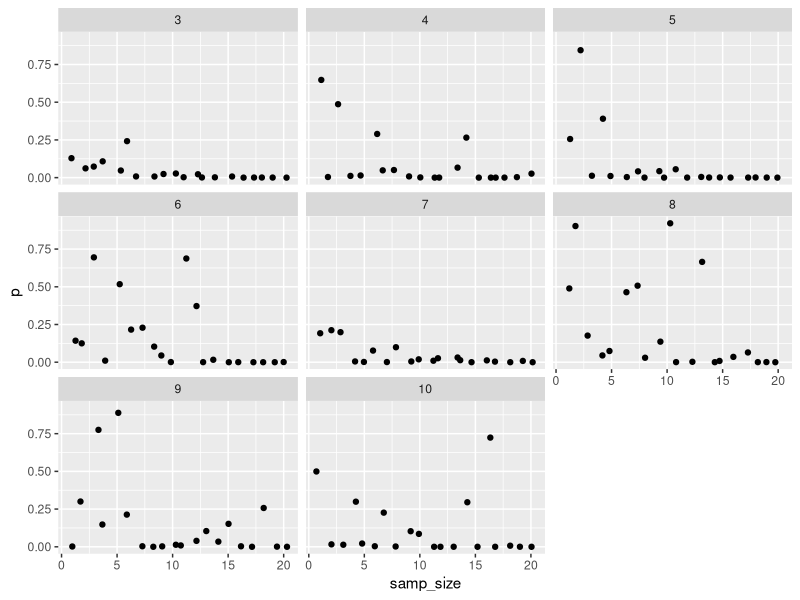
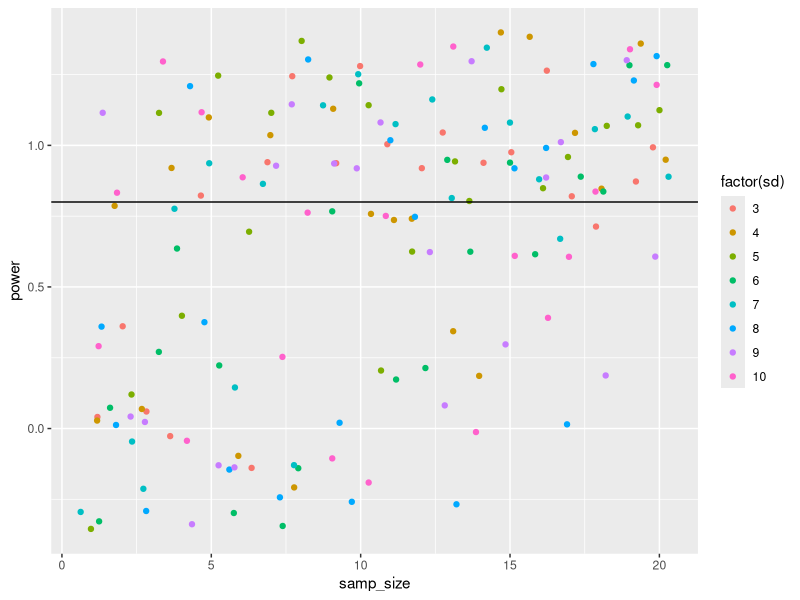
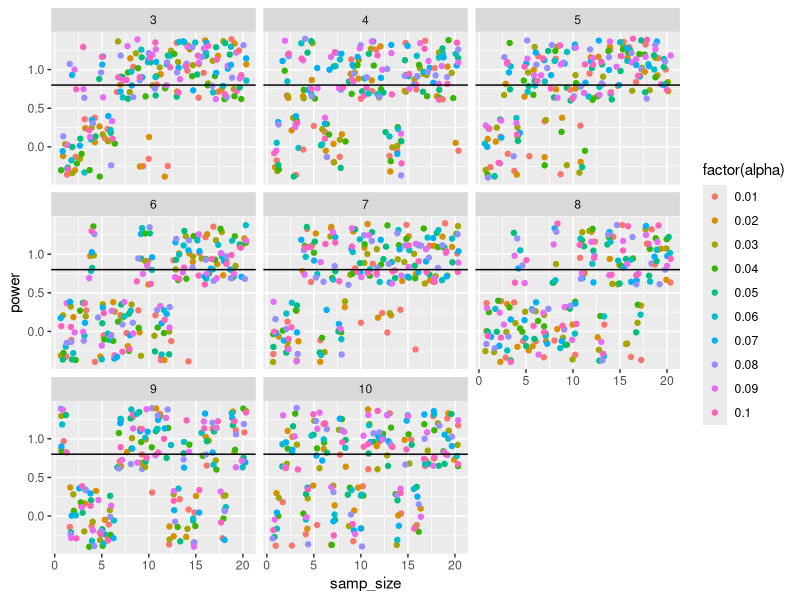

The R source for these figures, in order:
## ---- chunk 1
knitr::opts_chunk$set(echo = TRUE)
## ---- chunk 2
# define the parameters given in the problem
# prob is the probability of landing butter-side down
prob <- 6101 / 9821
# 95% confidence interval
z95 <- 1.96
# population size
N <- 9821

# calculate SE using the estimate of the proportion
se_murphy <- sqrt((prob * (1 - prob)) / N)
# calculate CI
term2 <- z95 * se_murphy
lowerlim <- prob - term2
upperlim <- prob + term2
lowerlim
upperlim
## ---- chunk 3
# calculate z
z_murphy <- (0.5 - prob) / se_murphy
# calculate p value
p_murphy <- 2 * pnorm(abs(z_murphy), mean = 0, sd = 1, lower.tail = FALSE)
p_murphy
## ---- chunk 4
library(tidyr)
library(ggplot2)
library(dplyr)

# Input population data
null_m <- 80 # null hyp, mean heart rate when not on the drug
m <- 80 + 5 # m is what happens when you are on the drug
sd_pop <- 6


# Make a simulated data frame
set.seed(42)
samp_df <- data.frame(samp_size = rep(1:20, 500))
# Make a SD vector
sd <- 3:10
# Use crossing
sd_df <- samp_df %>%
  crossing(sd = sd)

# Generate sampled means from random normal distribution
sim_df <- sd_df %>%
  
  # group by row, as each is one sim
  group_by(sims = 1:n()) %>%
  
  # take a simulated from from our population
  mutate(samp_mean = mean(rnorm(samp_size, m, sd))) %>%
  
  # clean up
  ungroup()
## ---- chunk 5
p_df <- sim_df %>%
# calculate SE
 mutate(se_y = sd_pop/sqrt(samp_size)) %>%
# calculate Z
  mutate(z = (samp_mean - null_m)/se_y) %>%
# calculate p
  mutate(p = 2*pnorm(abs(z), mean = 0, sd = 1, lower.tail = FALSE))
# plot p by sample size
ggplot(p_df, mapping = aes(x = samp_size, y = p)) +
  geom_jitter() +
  facet_wrap(~sd)
## ---- chunk 6
# calculate power
power_df <- p_df %>%
  #for each sample size
  group_by(samp_size, sd) %>%
  #calculate type II error rate for alpha of 0.05
  summarise(error_rate = sum(p > 0.05)/n()) %>%
  ungroup() %>%
  #calculate power
  mutate(power = 1 - error_rate)
# plot 
ggplot(power_df, mapping = aes(x = samp_size, y = power,
                               color = factor(sd))) +
  geom_jitter() +
  geom_hline(yintercept = 0.8)
  
## ---- chunk 7
# define alpha
alpha <- seq(0.01, 0.1, 0.01)
alpha
# cross
alpha_df <- p_df %>%
  crossing(alpha = alpha) %>%
  # calculate type II error rate
  group_by(samp_size, sd, alpha) %>%
  summarise(error_rate = sum(p > alpha)/n()) %>%
  # clean up data
  ungroup() %>%
  # calculate power
  mutate(power = 1 - error_rate)

# plot
ggplot(alpha_df, mapping = aes(x = samp_size, y = power,
                               color = factor(alpha))) +
  geom_jitter() +
  facet_wrap(~sd) +
  geom_hline(yintercept = 0.8)
